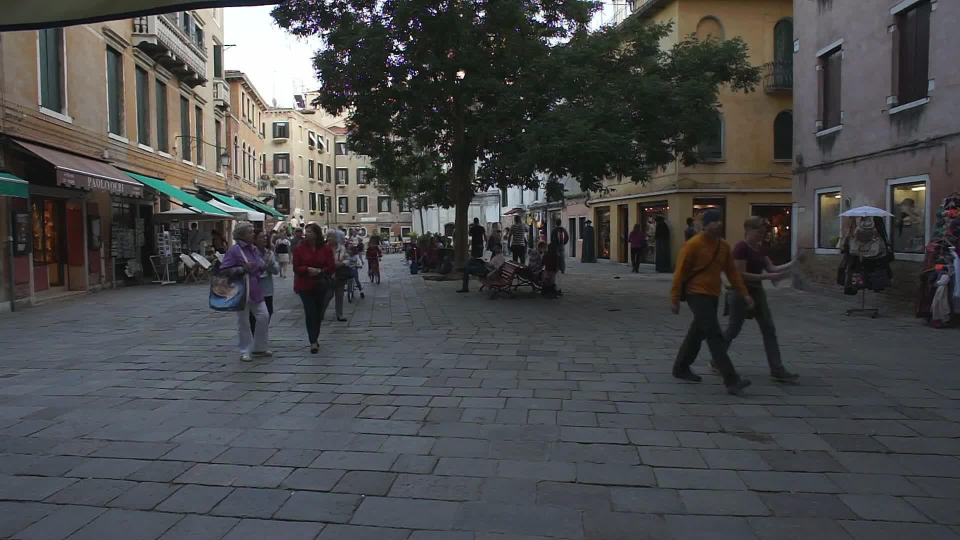
#> input picture assets/MOT17-mini/train/MOT17-02-FRCNN/img1/000001.jpg, 1920 x 1080 px (shown at 1/2 size)
$ python -i ecc.py   (imports and definitions only)
#> lines starting #> are read from the running program, lines starting #| are printed output that depends on the picture
# -*- coding: utf-8 -*-
# Author : HuangPiao
# Email  : huangpiao2985@163.com
# Date   : 3/11/2019

from __future__ import division

from copy import deepcopy
from typing import Optional, Dict

import numpy as np
import cv2
import os
import json


def ecc(src, dst, warp_mode = cv2.MOTION_EUCLIDEAN, eps = 1e-5,
        max_iter = 100, scale = 0.1, align = False):
    """Compute the warp matrix from src to dst.

    Parameters
    ----------
    src : ndarray
        An NxM matrix of source img(BGR or Gray), it must be the same format as dst.
    dst : ndarray
        An NxM matrix of target img(BGR or Gray).
    warp_mode: flags of opencv
        translation: cv2.MOTION_TRANSLATION
        rotated and shifted: cv2.MOTION_EUCLIDEAN
        affine(shift,rotated,shear): cv2.MOTION_AFFINE
        homography(3d): cv2.MOTION_HOMOGRAPHY
    eps: float
        the threshold of the increment in the correlation coefficient between two iterations
    max_iter: int
        the number of iterations.
    scale: float or [int, int]
        scale_ratio: float
        scale_size: [W, H]
    align: bool
        whether to warp affine or perspective transforms to the source image

    Returns
    -------
    warp matrix : ndarray
        Returns the warp matrix from src to dst.
        if motion models is homography, the warp matrix will be 3x3, otherwise 2x3
    src_aligned: ndarray
        aligned source image of gray
    """
    assert src.shape == dst.shape, "the source image must be the same format to the target image!"

    # BGR2GRAY
    if src.ndim == 3:
        # Convert images to grayscale
        src = cv2.cvtColor(src, cv2.COLOR_BGR2GRAY)
        dst = cv2.cvtColor(dst, cv2.COLOR_BGR2GRAY)

    # make the imgs smaller to speed up
    if scale is not None:
        if isinstance(scale, float):
            if scale != 1:
                src_r = cv2.resize(src, (0, 0), fx = scale, fy = scale,interpolation =  cv2.INTER_LINEAR)
                dst_r = cv2.resize(dst, (0, 0), fx = scale, fy = scale,interpolation =  cv2.INTER_LINEAR)
                scale = [scale, scale]
            else:
                src_r, dst_r = src, dst
                scale = None
        elif isinstance(scale, int):
            scale = scale / src.shape[1]
            src_r = cv2.resize(src, (0, 0), fx=scale, fy=scale, interpolation=cv2.INTER_LINEAR)
            dst_r = cv2.resize(dst, (0, 0), fx=scale, fy=scale, interpolation=cv2.INTER_LINEAR)
            scale = [scale, scale]
        else:
            if scale[0] != src.shape[1] and scale[1] != src.shape[0]:
                src_r = cv2.resize(src, (scale[0], scale[1]), interpolation = cv2.INTER_LINEAR)
                dst_r = cv2.resize(dst, (scale[0], scale[1]), interpolation=cv2.INTER_LINEAR)
                scale = [scale[0] / src.shape[1], scale[1] / src.shape[0]]
            else:
                src_r, dst_r = src, dst
                scale = None
    else:
        src_r, dst_r = src, dst

    # Define 2x3 or 3x3 matrices and initialize the matrix to identity
    if warp_mode == cv2.MOTION_HOMOGRAPHY :
        warp_matrix = np.eye(3, 3, dtype=np.float32)
    else :
        warp_matrix = np.eye(2, 3, dtype=np.float32)

    # Define termination criteria
    criteria = (cv2.TERM_CRITERIA_EPS | cv2.TERM_CRITERIA_COUNT, max_iter, eps)

    # Run the ECC algorithm. The results are stored in warp_matrix.
    (cc, warp_matrix) = cv2.findTransformECC (src_r, dst_r, warp_matrix, warp_mode, criteria, None, 1)

    if scale is not None:
        warp_matrix[0, 2] = warp_matrix[0, 2] / scale[0]
        warp_matrix[1, 2] = warp_matrix[1, 2] / scale[1]

    if align:
        sz = src.shape
        if warp_mode == cv2.MOTION_HOMOGRAPHY:
            # Use warpPerspective for Homography
            src_aligned = cv2.warpPerspective(src, warp_matrix, (sz[1],sz[0]), flags=cv2.INTER_LINEAR)
        else :
            # Use warpAffine for Translation, Euclidean and Affine
            src_aligned = cv2.warpAffine(src, warp_matrix, (sz[1],sz[0]), flags=cv2.INTER_LINEAR)
        return warp_matrix, src_aligned
    else:
        return warp_matrix, None


class ECC:

    # [49 lines left out: functions __init__, __call__, save_cache, not called in this run]

>>> import cv2
>>> picture = cv2.imread('../../../../assets/MOT17-mini/train/MOT17-02-FRCNN/img1/000001.jpg', cv2.IMREAD_GRAYSCALE)
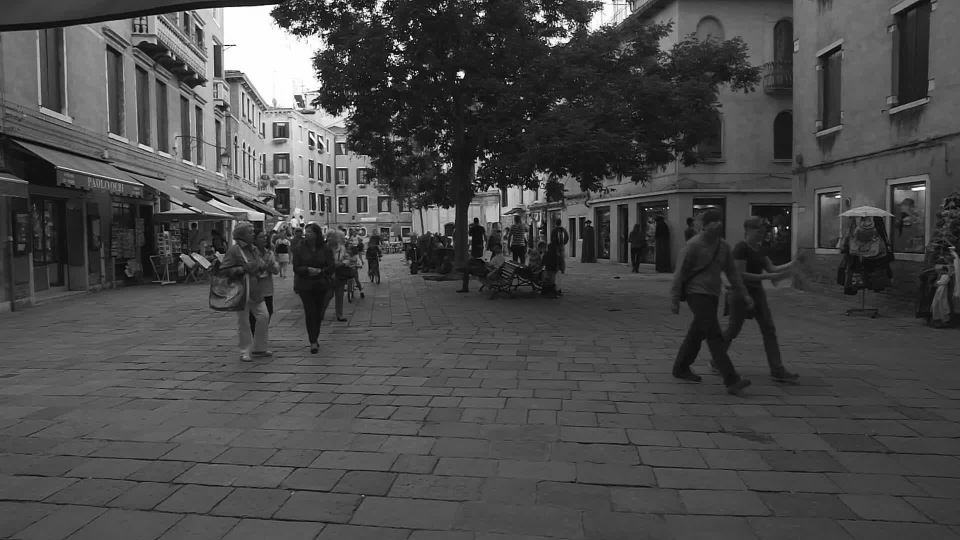
#> picture: shape (1080, 1920) (shown at 1/2 size); min 0, max 255, mean 73.5
>>> result = ecc(picture, 'out.png')
#> (the run stopped early here; a loop or call above may not have finished)
